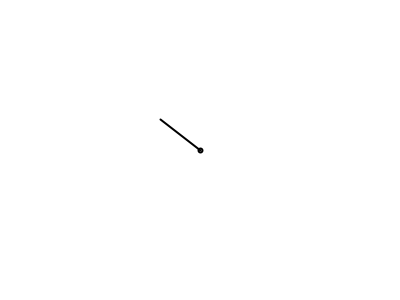
Frame 1 (no input)
Frame 60 (the mouse pressed at the canvas centre just before this capture): identical to frame 1, image omitted
Frame 120 (the mouse held since frame 60 and released just before this capture): blank canvas, image omitted

The Processing sketch that drew this single still picture (run headless with seeded random() and noise(); from frame 60 on, the mouse is pressed at the canvas centre):

// Processing sketch: vector2
// ── vector2.pde
//vector Math;
//add();sub() subtract..means take away
//mult(), "scale", grow or shrink it
//mag()
//normalize,keeo the direction but make it have length = 1;


void setup(){
 size(400,300);
}


void draw(){

 background(255);
 strokeWeight(2);
 stroke(0);
 noFill();
 
 translate(width/2,height/2);// translate x axis and y axis to the center of the screen
 ellipse(0,0,4,4);
 
 PVector mouse = new PVector(mouseX,mouseY);
 PVector center = new PVector(width/2,height/2);
 
 mouse.sub(center);//this is what we called "xiang(tone4) li  ang(4) " in physics, in China.
 //ine(0,0,mouse.x,mouse.y);
 //if we write line(0,0,mouseX,mouseY),we will find the line does not follow our mouse
 // that's because the axis has been changed, and mouseX,mouseY are just numbers in the new axis.
 
 //mouse.mult(2);
 
 //float m = mouse.mag();
 //fill(255,0,0);
 //rect(0,0,m,20);
 
 mouse.normalize();
 mouse.mult(50);
 line(0,0,mouse.x,mouse.y);
 

}
